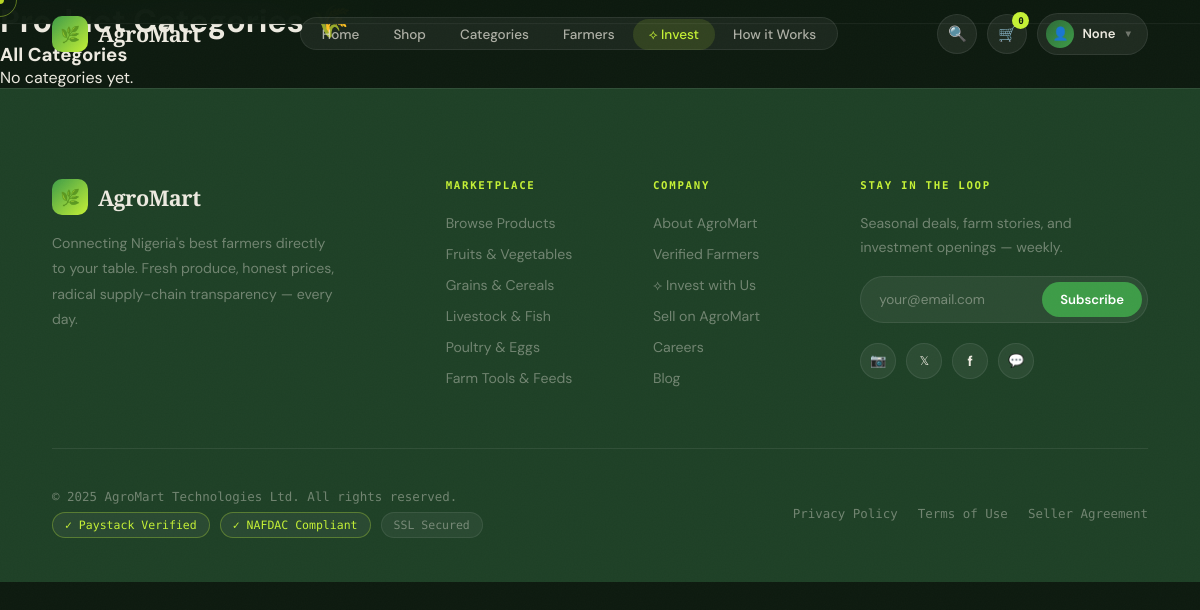
Before: /products/categories/ (signed in) with the older database file.
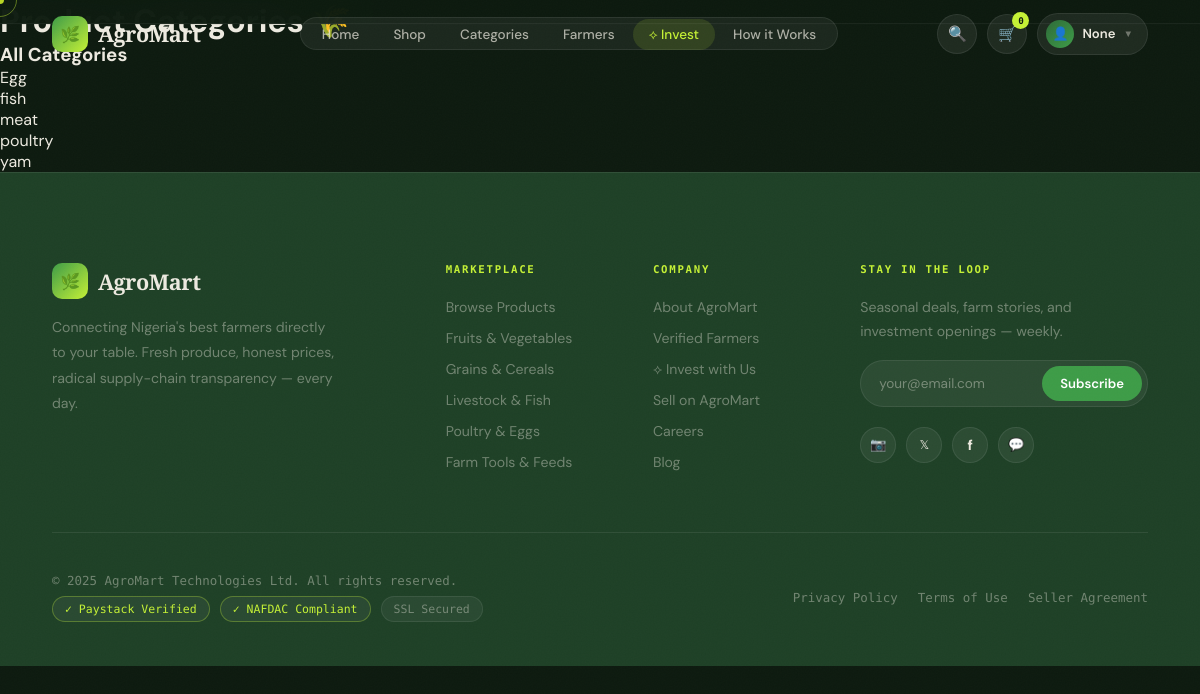
After: the same page with the newer database file.
### products/models.py (models this page shows, shortened)
class Category(models.Model):
    name = models.CharField(max_length=100, unique=True)
    created_by = models.ForeignKey(
        User,
        on_delete=models.SET_NULL,
        null=True,
        blank=True
    )
    created_at = models.DateTimeField(auto_now_add=True)

### products/views.py (the view)
# urls.py: path('categories/', categories_view, name='categories'),
@login_required
def categories_view(request):
    categories = Category.objects.all().order_by('name')
    form = CategoryForm(request.POST or None)
    if request.method == "POST" and form.is_valid():
        category = form.save(commit=False)
        category.created_by = request.user
        category.save()
        return redirect('categories')
    return render(request, 'products/categories.html', {
        'categories': categories,
        'form': form,
    })

### products/forms.py
class CategoryForm(forms.ModelForm):
    class Meta:
        model = Category
        fields = ['name']

### templates/products/categories.html
{% extends "base.html" %}
{% block content %}
<h1>Product Categories 🌾</h1>
<h3>All Categories</h3>
<ul>
    {% for category in categories %}
        <li>
    <a href="{% url 'category_detail' category.id %}">
        {{ category.name }}
    </a>
</li>
    {% empty %}
        <li>No categories yet.</li>
    {% endfor %}
</ul>
{% endblock %}

Changed rows visible on the page:
added Category: name "Egg"
added Category: name "fish"
added Category: name "meat"
added Category: name "poultry"
added Category: name "yam"
Other visible differences:
text no longer shown: "No categories yet."
